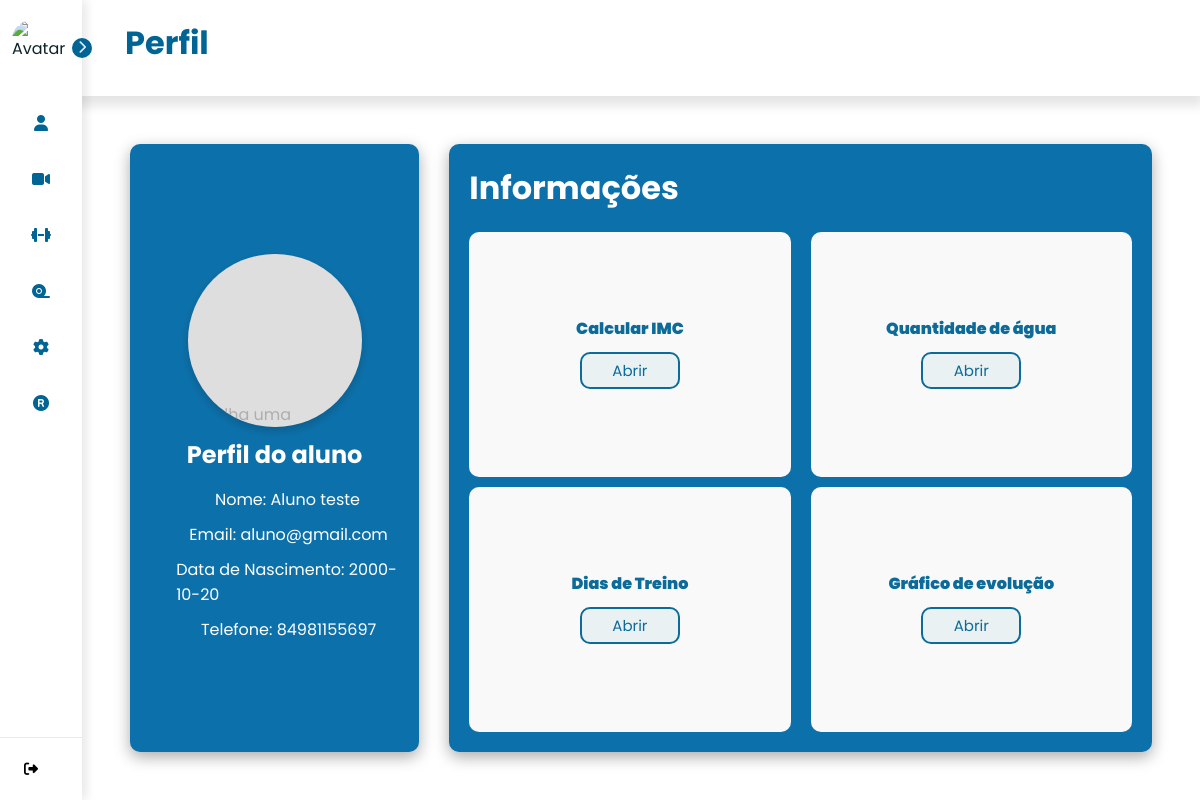
The page /profile (signed in) on the database as committed earlier.
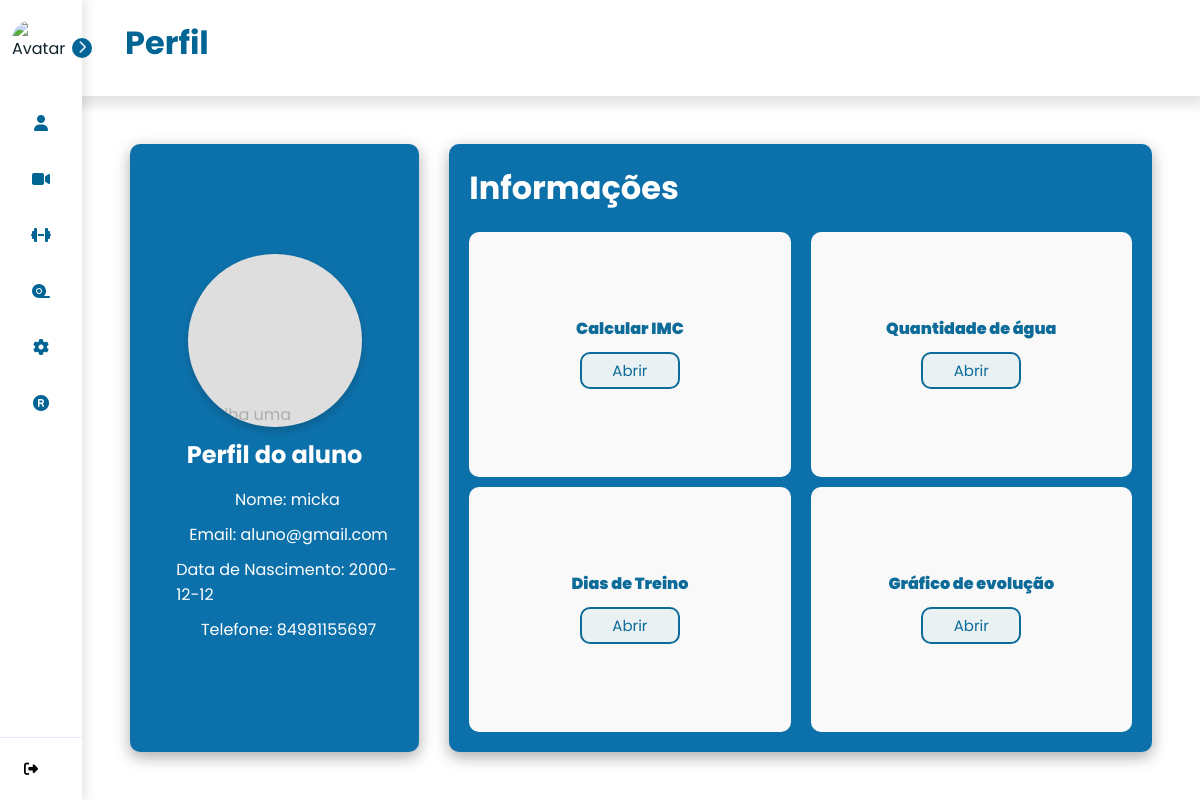
The same page on the database as committed later.
### tables this page shows
CREATE TABLE users (
    use_id INTEGER PRIMARY KEY AUTOINCREMENT,
    use_nome TEXT NOT NULL,
    use_senha TEXT NOT NULL,
    use_email TEXT NOT NULL,
    use_telefone TEXT NOT NULL,
    use_data_nascimento DATE NOT NULL,
    use_genero TEXT NOT NULL,
    use_tipo_usuario TEXT NOT NULL,
    use_dias_treino INT,
    use_horario_treino TIME,
    use_dias_trabalho INT ,
    use_horario_trabalho TIME,
    use_idade INT,
    use_peso FLOAT,
    use_altura FLOAT,
    use_foco_treino VARCHAR(90), /*foco do treino que o aluno quer desenvolver*/
    use_tipo_treino VARCHAR(90), /*tipo do treino que o personal gosta de ensinar*/
    use_contador INTEGER DEFAULT 0
);

### controllers/ProfileController.py (the view)
@profile_bp.route('/profile')
@login_required
def profile():
    user_id = current_user.get_id()
    user = User.get(user_id)
    total_treinos = Treino.contar_treinos(user_id)
    if user:
        user.total_treinos = total_treinos
        return render_template('profile.html', user_info=user)
    else:
        flash("Usuário não encontrado.")
        return redirect(url_for('index'))

### app.py (called while the page is built)
@login_manager.user_loader
def load_user(user_id):
    return User.get(user_id)

### models/Training.py (called while the page is built)
    @classmethod
    def contar_treinos(cls, user_id):
        conn = obter_conexao()
        count = conn.execute(
            'SELECT COUNT(*) FROM dias_treino WHERE user_id = ?',
            (user_id,)
        ).fetchone()[0]
        conn.close()
        return count

### models/User.py (called while the page is built)
    def get_id(self):
        return self.id

### models/__init__.py (called while the page is built)
def obter_conexao():
    conn = sqlite3.connect('database.db')
    conn.row_factory = sqlite3.Row
    return conn

### templates/profile.html (shortened to what this page needs)
{% extends "base.html" %}
{% block titlePage %} Perfil {% endblock %}
{% block content %}
<div class="profile-page">
    <div class="profile-container1">
        <label class="picture" for="picture__input" tabIndex="0">
            <span class="picture__image">Escolha uma imagem</span>
        </label>
        <h2>Perfil do {{ user_info.tipo_usuario}}</h2>
        <div class="profile-info1">
            <div class="info-item">
                <i class="fas fa-user"></i>
                <p>Nome: {{ user_info.nome }}</p>
            </div>
            <div class="info-item">
                <i class="fas fa-envelope"></i>
                <p>Email: {{ user_info.email }}</p>
            </div>
            <div class="info-item">
                <i class="fas fa-calendar-alt"></i>
                <p>Data de Nascimento: {{ user_info.data_nascimento }} </p>
            </div>
            <div class="info-item">
                <i class="fas fa-phone"></i>
                <p>Telefone: {{ user_info.telefone }}</p>
            </div>
        </div>
    </div>
    <div class="profile-container2">
        <h1>Informações</h1>
        <div class="profile-info2">
            <div class="info2-items">
                <div class="info2-item-text fas " style="color:#006494;">
                    <p>Calcular IMC</p>
                </div>
                <div class="info2-buttons" onclick="openModal('modal1')">Abrir</div>
            </div>
            <div class="info2-items">
                <div class="info2-item-text fas " style="color:#006494;">
                    <p>Quantidade de água</p>
                </div>
                <div class="info2-buttons" onclick="openModal('modal')">Abrir</div>
            </div>
            <div class="info2-items">
                <div class="info2-item-text fas " style="color:#006494;">
                    <p> Dias de Treino </p>
                </div>
                <div class="info2-buttons" onclick="openModal('modal3')">Abrir</div>
            </div>
            <div class="info2-items">
                <div class="info2-item-text fas " style="color:#006494;">
                    <p> Gráfico de evolução</p>
                </div>
                <div class="info2-buttons" onclick="openModal('modal4')">Abrir</div>
            </div>
        </div>
    </div>
</div>
{% endblock %}

Rows that differ between the two databases and show on the page:
changed users "aluno": nome "Aluno teste" → "micka"; data_nascimento "2000-10-20" → "2000-12-12"
